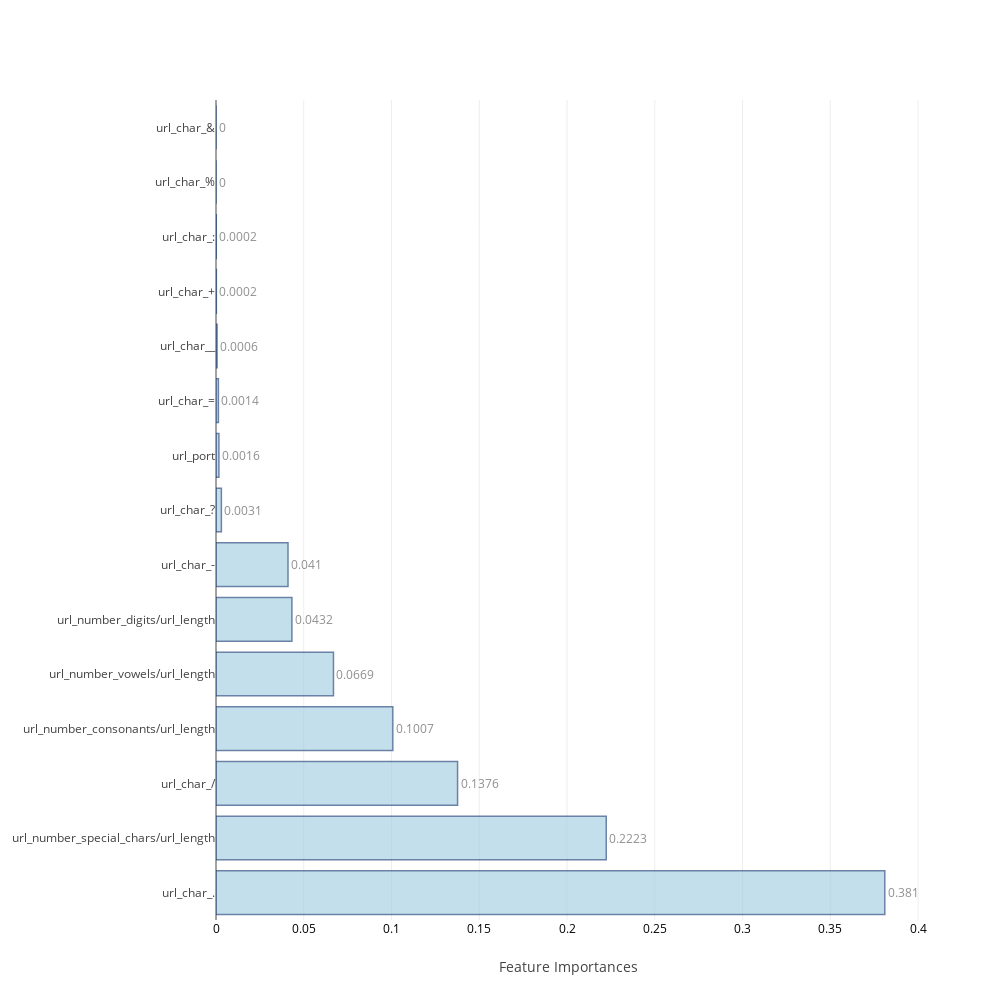
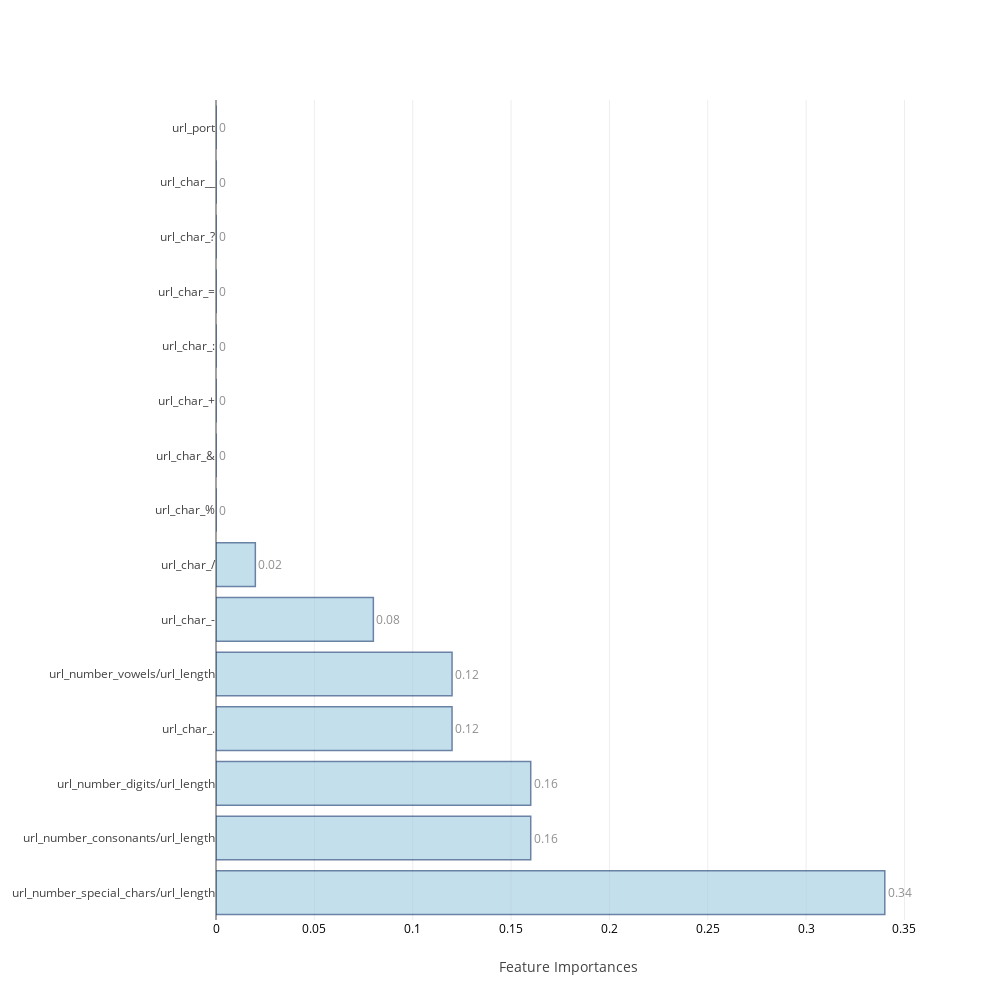
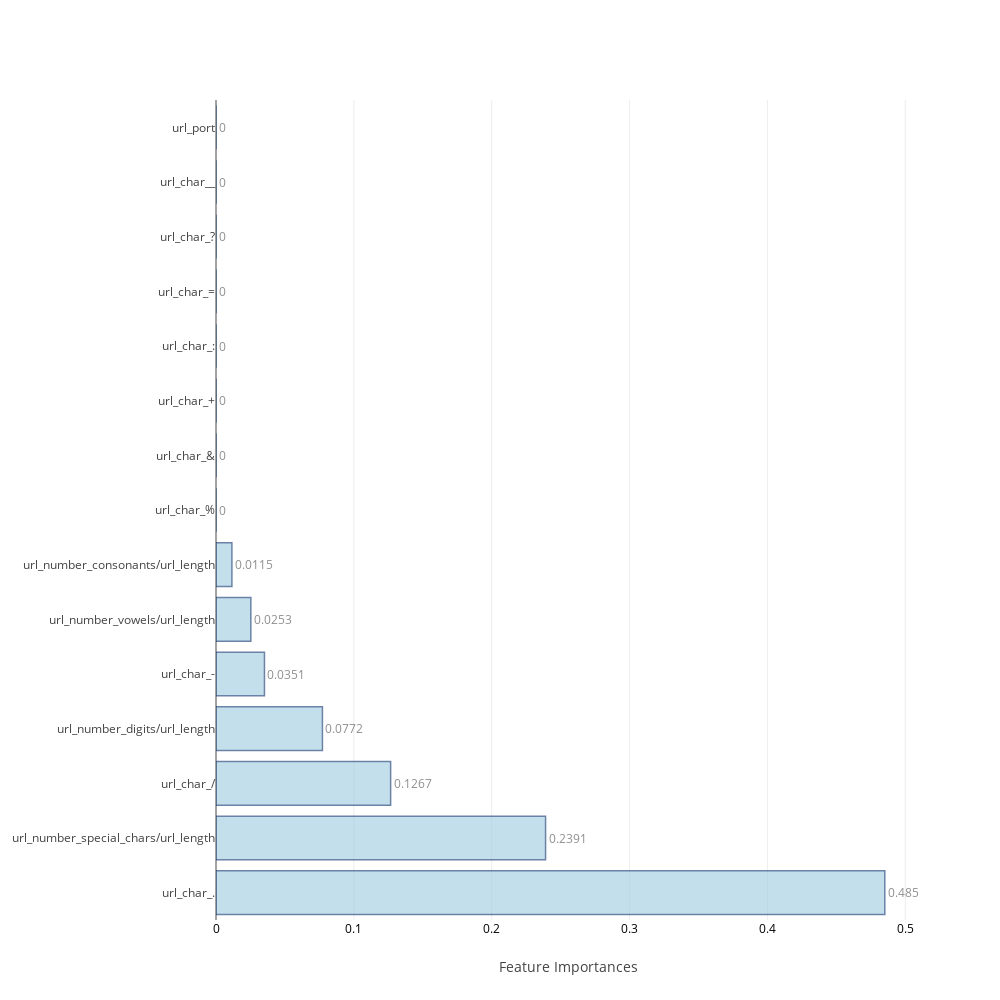
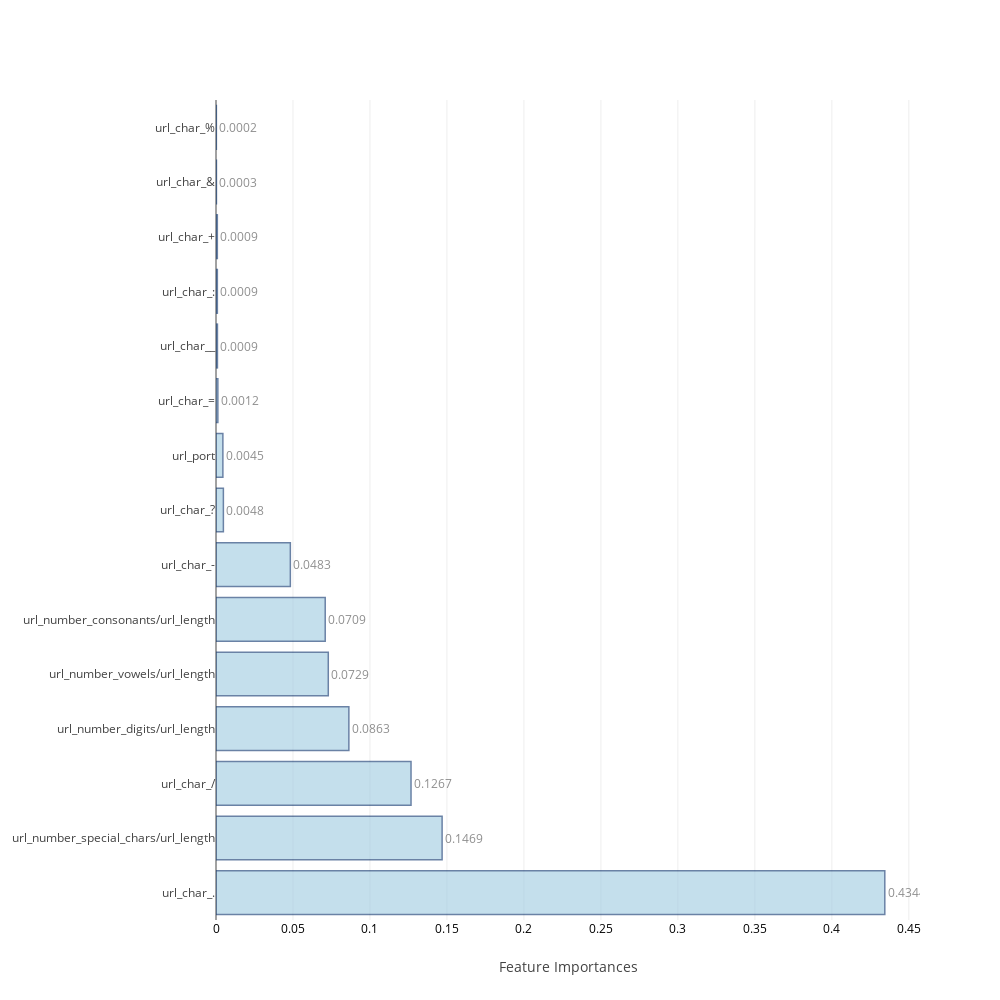

Notebook code for these charts, in order:
### Code cell
feat_imp=[None]*4
j=0
for i in range(0,8):
    if i>=2 and i<=5:
        model,cm_train,cm_test,acc_train,acc_test,roc_auc,feat_imp[j],mcc=f[i](scaled_X_train,train_Y,scaled_X_test,test_Y,columns)
        j=j+1
    else:
        model,cm_train,cm_test,acc_train,acc_test,roc_auc,mcc=f[i](scaled_X_train,train_Y,scaled_X_test,test_Y)
    table_80_50_train.loc[i]=   ([acc_train,cm_train.TP,cm_train.TN,cm_train.FP,cm_train.FN,cm_train.FPR,cm_train.FNR])
    table_80_50_test.loc[i] =   ([acc_test ,cm_test.TP, cm_test.TN, cm_test.FP, cm_test.FN, cm_test.FPR, cm_test.FNR,roc_auc,mcc])
    print("\n")

### Figure 1 — Plotly figure (JSON) as saved in the notebook; plotly's stock layout.template omitted (floating-point values rounded to 4 significant figures)
{"data": [{"marker": {"color": "rgb(158,202,225)", "line": {"color": "rgb(8,48,107)", "width": 1.5}}, "opacity": 0.6, "orientation": "h", "text": [0.381, 0.2223, 0.1376, 0.1007, 0.0669, 0.0432, 0.041, 0.0031, 0.0016, 0.0014, 0.0006, 0.0002, 0.0002, 0, 0], "textposition": "outside", "type": "bar", "uid": "993fcd88-2d00-4954-8c68-4580e2f6a3eb", "x": [0.381, 0.2223, 0.1376, 0.1007, 0.06693, 0.04323, 0.04102, 0.003063, 0.001649, 0.001369, 0.0006099, 0.0002033, 0.0001712, 1.138e-06, 0], "y": ["url_char_.", "url_number_special_chars/url_length", "url_char_/", "url_number_consonants/url_length", "url_number_vowels/url_length", "url_number_digits/url_length", "url_char_-", "url_char_?", "url_port", "url_char_=", "url_char__", "url_char_+", "url_char_:", "url_char_%", "url_char_&"]}], "layout": {"autosize": false, "height": 1000, "width": 1000, "xaxis": {"tickfont": {"color": "black", "size": 12}, "title": "Feature Importances"}, "yaxis": {"automargin": true}}}

### Figure 2 — Plotly figure (JSON) as saved in the notebook; plotly's stock layout.template omitted (floating-point values rounded to 4 significant figures)
{"data": [{"marker": {"color": "rgb(158,202,225)", "line": {"color": "rgb(8,48,107)", "width": 1.5}}, "opacity": 0.6, "orientation": "h", "text": [0.34, 0.16, 0.16, 0.12, 0.12, 0.08, 0.02, 0, 0, 0, 0, 0, 0, 0, 0], "textposition": "outside", "type": "bar", "uid": "88c0a612-0de6-4d58-83e7-060390aad5b4", "x": [0.34, 0.16, 0.16, 0.12, 0.12, 0.08, 0.02, 0, 0, 0, 0, 0, 0, 0, 0], "y": ["url_number_special_chars/url_length", "url_number_consonants/url_length", "url_number_digits/url_length", "url_char_.", "url_number_vowels/url_length", "url_char_-", "url_char_/", "url_char_%", "url_char_&", "url_char_+", "url_char_:", "url_char_=", "url_char_?", "url_char__", "url_port"]}], "layout": {"autosize": false, "height": 1000, "width": 1000, "xaxis": {"tickfont": {"color": "black", "size": 12}, "title": "Feature Importances"}, "yaxis": {"automargin": true}}}

### Figure 3 — Plotly figure (JSON) as saved in the notebook; plotly's stock layout.template omitted (floating-point values rounded to 4 significant figures)
{"data": [{"marker": {"color": "rgb(158,202,225)", "line": {"color": "rgb(8,48,107)", "width": 1.5}}, "opacity": 0.6, "orientation": "h", "text": [0.4851, 0.2391, 0.1267, 0.0772, 0.0351, 0.0253, 0.0115, 0, 0, 0, 0, 0, 0, 0, 0], "textposition": "outside", "type": "bar", "uid": "26791b26-3bd1-4c6d-b03d-fcb3af40b1b0", "x": [0.4851, 0.2391, 0.1267, 0.0772, 0.03514, 0.02526, 0.01152, 0, 0, 0, 0, 0, 0, 0, 0], "y": ["url_char_.", "url_number_special_chars/url_length", "url_char_/", "url_number_digits/url_length", "url_char_-", "url_number_vowels/url_length", "url_number_consonants/url_length", "url_char_%", "url_char_&", "url_char_+", "url_char_:", "url_char_=", "url_char_?", "url_char__", "url_port"]}], "layout": {"autosize": false, "height": 1000, "width": 1000, "xaxis": {"tickfont": {"color": "black", "size": 12}, "title": "Feature Importances"}, "yaxis": {"automargin": true}}}

### Figure 4 — Plotly figure (JSON) as saved in the notebook; plotly's stock layout.template omitted (floating-point values rounded to 4 significant figures)
{"data": [{"marker": {"color": "rgb(158,202,225)", "line": {"color": "rgb(8,48,107)", "width": 1.5}}, "opacity": 0.6, "orientation": "h", "text": [0.4344, 0.1469, 0.1267, 0.0863, 0.0729, 0.0709, 0.0483, 0.0048, 0.0045, 0.0012, 0.0009, 0.0009, 0.0009, 0.0003, 0.0002], "textposition": "outside", "type": "bar", "uid": "5de8e104-289f-42d2-844f-0b9d3f34d929", "x": [0.4344, 0.1469, 0.1267, 0.08629, 0.07293, 0.07093, 0.04828, 0.004794, 0.00446, 0.0012, 0.0009285, 0.0008777, 0.0008646, 0.0002854, 0.0002385], "y": ["url_char_.", "url_number_special_chars/url_length", "url_char_/", "url_number_digits/url_length", "url_number_vowels/url_length", "url_number_consonants/url_length", "url_char_-", "url_char_?", "url_port", "url_char_=", "url_char__", "url_char_:", "url_char_+", "url_char_&", "url_char_%"]}], "layout": {"autosize": false, "height": 1000, "width": 1000, "xaxis": {"tickfont": {"color": "black", "size": 12}, "title": "Feature Importances"}, "yaxis": {"automargin": true}}}
